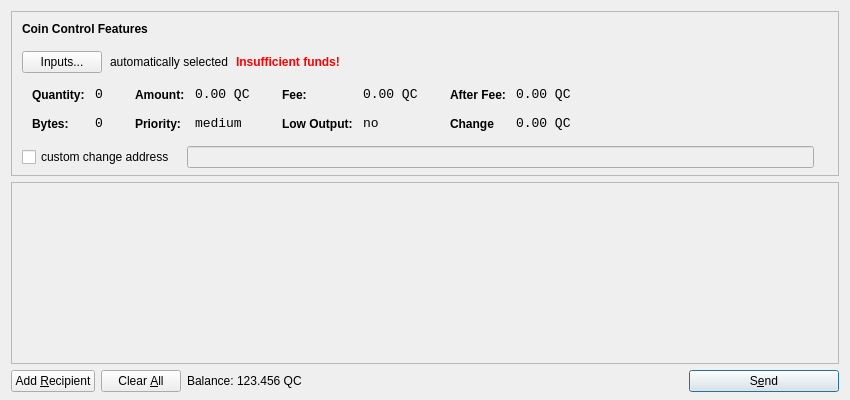
<?xml version="1.0" encoding="UTF-8"?>
<ui version="4.0">
 <class>SendCoinsDialog</class>
 <widget class="QDialog" name="SendCoinsDialog">
  <property name="geometry">
   <rect>
    <x>0</x>
    <y>0</y>
    <width>850</width>
    <height>400</height>
   </rect>
  </property>
  <property name="windowTitle">
   <string>Send Coins</string>
  </property>
  <layout class="QVBoxLayout" name="verticalLayout" stretch="0,1,0">
   <property name="bottomMargin">
    <number>8</number>
   </property>
   <item>
    <widget class="QFrame" name="frameCoinControl">
     <property name="sizePolicy">
      <sizepolicy hsizetype="Expanding" vsizetype="Expanding">
       <horstretch>0</horstretch>
       <verstretch>0</verstretch>
      </sizepolicy>
     </property>
     <property name="maximumSize">
      <size>
       <width>16777215</width>
       <height>16777215</height>
      </size>
     </property>
     <property name="frameShape">
      <enum>QFrame::StyledPanel</enum>
     </property>
     <property name="frameShadow">
      <enum>QFrame::Sunken</enum>
     </property>
     <layout class="QVBoxLayout" name="verticalLayoutCoinControl2">
      <property name="spacing">
       <number>-1</number>
      </property>
      <property name="leftMargin">
       <number>0</number>
      </property>
      <property name="topMargin">
       <number>0</number>
      </property>
      <property name="rightMargin">
       <number>0</number>
      </property>
      <property name="bottomMargin">
       <number>6</number>
      </property>
      <item>
       <layout class="QVBoxLayout" name="verticalLayoutCoinControl" stretch="0,0,0,0,1">
        <property name="spacing">
         <number>0</number>
        </property>
        <property name="leftMargin">
         <number>10</number>
        </property>
        <property name="topMargin">
         <number>10</number>
        </property>
        <item>
         <layout class="QHBoxLayout" name="horizontalLayoutCoinControl1">
          <property name="bottomMargin">
           <number>15</number>
          </property>
          <item>
           <widget class="QLabel" name="labelCoinControlFeatures">
            <property name="sizePolicy">
             <sizepolicy hsizetype="Preferred" vsizetype="Maximum">
              <horstretch>0</horstretch>
              <verstretch>0</verstretch>
             </sizepolicy>
            </property>
            <property name="font">
             <font>
              <weight>75</weight>
              <bold>true</bold>
             </font>
            </property>
            <property name="styleSheet">
             <string notr="true">font-weight:bold;</string>
            </property>
            <property name="text">
             <string>Coin Control Features</string>
            </property>
           </widget>
          </item>
         </layout>
        </item>
        <item>
         <layout class="QHBoxLayout" name="horizontalLayoutCoinControl2" stretch="0,0,0,0">
          <property name="spacing">
           <number>8</number>
          </property>
          <property name="bottomMargin">
           <number>10</number>
          </property>
          <item>
           <widget class="QPushButton" name="pushButtonCoinControl">
            <property name="styleSheet">
             <string notr="true"/>
            </property>
            <property name="text">
             <string>Inputs...</string>
            </property>
           </widget>
          </item>
          <item>
           <widget class="QLabel" name="labelCoinControlAutomaticallySelected">
            <property name="text">
             <string>automatically selected</string>
            </property>
            <property name="margin">
             <number>5</number>
            </property>
           </widget>
          </item>
          <item>
           <widget class="QLabel" name="labelCoinControlInsuffFunds">
            <property name="font">
             <font>
              <weight>75</weight>
              <bold>true</bold>
             </font>
            </property>
            <property name="styleSheet">
             <string notr="true">color:red;font-weight:bold;</string>
            </property>
            <property name="text">
             <string>Insufficient funds!</string>
            </property>
            <property name="margin">
             <number>5</number>
            </property>
           </widget>
          </item>
          <item>
           <spacer name="horizontalSpacerCoinControl">
            <property name="orientation">
             <enum>Qt::Horizontal</enum>
            </property>
            <property name="sizeHint" stdset="0">
             <size>
              <width>40</width>
              <height>1</height>
             </size>
            </property>
           </spacer>
          </item>
         </layout>
        </item>
        <item>
         <widget class="QWidget" name="widgetCoinControl" native="true">
          <property name="sizePolicy">
           <sizepolicy hsizetype="Preferred" vsizetype="Preferred">
            <horstretch>0</horstretch>
            <verstretch>0</verstretch>
           </sizepolicy>
          </property>
          <property name="minimumSize">
           <size>
            <width>0</width>
            <height>0</height>
           </size>
          </property>
          <property name="styleSheet">
           <string notr="true"/>
          </property>
          <layout class="QHBoxLayout" name="horizontalLayoutCoinControl5">
           <property name="margin">
            <number>0</number>
           </property>
           <item>
            <layout class="QHBoxLayout" name="horizontalLayoutCoinControl3" stretch="0,0,0,1">
             <property name="spacing">
              <number>20</number>
             </property>
             <property name="topMargin">
              <number>0</number>
             </property>
             <property name="bottomMargin">
              <number>10</number>
             </property>
             <item>
              <layout class="QFormLayout" name="formLayoutCoinControl1">
               <property name="horizontalSpacing">
                <number>10</number>
               </property>
               <property name="verticalSpacing">
                <number>14</number>
               </property>
               <property name="leftMargin">
                <number>10</number>
               </property>
               <property name="topMargin">
                <number>4</number>
               </property>
               <property name="rightMargin">
                <number>6</number>
               </property>
               <item row="0" column="0">
                <widget class="QLabel" name="labelCoinControlQuantityText">
                 <property name="styleSheet">
                  <string notr="true">font-weight:bold;</string>
                 </property>
                 <property name="text">
                  <string>Quantity:</string>
                 </property>
                 <property name="margin">
                  <number>0</number>
                 </property>
                </widget>
               </item>
               <item row="0" column="1">
                <widget class="QLabel" name="labelCoinControlQuantity">
                 <property name="font">
                  <font>
                   <family>Monospace</family>
                   <pointsize>10</pointsize>
                  </font>
                 </property>
                 <property name="cursor">
                  <cursorShape>IBeamCursor</cursorShape>
                 </property>
                 <property name="contextMenuPolicy">
                  <enum>Qt::ActionsContextMenu</enum>
                 </property>
                 <property name="text">
                  <string>0</string>
                 </property>
                 <property name="margin">
                  <number>0</number>
                 </property>
                 <property name="textInteractionFlags">
                  <set>Qt::LinksAccessibleByMouse|Qt::TextSelectableByKeyboard|Qt::TextSelectableByMouse</set>
                 </property>
                </widget>
               </item>
               <item row="1" column="0">
                <widget class="QLabel" name="labelCoinControlBytesText">
                 <property name="styleSheet">
                  <string notr="true">font-weight:bold;</string>
                 </property>
                 <property name="text">
                  <string>Bytes:</string>
                 </property>
                </widget>
               </item>
               <item row="1" column="1">
                <widget class="QLabel" name="labelCoinControlBytes">
                 <property name="font">
                  <font>
                   <family>Monospace</family>
                   <pointsize>10</pointsize>
                  </font>
                 </property>
                 <property name="cursor">
                  <cursorShape>IBeamCursor</cursorShape>
                 </property>
                 <property name="contextMenuPolicy">
                  <enum>Qt::ActionsContextMenu</enum>
                 </property>
                 <property name="text">
                  <string>0</string>
                 </property>
                 <property name="textInteractionFlags">
                  <set>Qt::LinksAccessibleByMouse|Qt::TextSelectableByKeyboard|Qt::TextSelectableByMouse</set>
                 </property>
                </widget>
               </item>
              </layout>
             </item>
             <item>
              <layout class="QFormLayout" name="formLayoutCoinControl2">
               <property name="horizontalSpacing">
                <number>10</number>
               </property>
               <property name="verticalSpacing">
                <number>14</number>
               </property>
               <property name="leftMargin">
                <number>6</number>
               </property>
               <property name="topMargin">
                <number>4</number>
               </property>
               <property name="rightMargin">
                <number>6</number>
               </property>
               <item row="0" column="0">
                <widget class="QLabel" name="labelCoinControlAmountText">
                 <property name="styleSheet">
                  <string notr="true">font-weight:bold;</string>
                 </property>
                 <property name="text">
                  <string>Amount:</string>
                 </property>
                 <property name="margin">
                  <number>0</number>
                 </property>
                </widget>
               </item>
               <item row="0" column="1">
                <widget class="QLabel" name="labelCoinControlAmount">
                 <property name="font">
                  <font>
                   <family>Monospace</family>
                   <pointsize>10</pointsize>
                  </font>
                 </property>
                 <property name="cursor">
                  <cursorShape>IBeamCursor</cursorShape>
                 </property>
                 <property name="contextMenuPolicy">
                  <enum>Qt::ActionsContextMenu</enum>
                 </property>
                 <property name="text">
                  <string>0.00 QC</string>
                 </property>
                 <property name="textInteractionFlags">
                  <set>Qt::LinksAccessibleByMouse|Qt::TextSelectableByKeyboard|Qt::TextSelectableByMouse</set>
                 </property>
                </widget>
               </item>
               <item row="1" column="0">
                <widget class="QLabel" name="labelCoinControlPriorityText">
                 <property name="styleSheet">
                  <string notr="true">font-weight:bold;</string>
                 </property>
                 <property name="text">
                  <string>Priority:</string>
                 </property>
                </widget>
               </item>
               <item row="1" column="1">
                <widget class="QLabel" name="labelCoinControlPriority">
                 <property name="font">
                  <font>
                   <family>Monospace</family>
                   <pointsize>10</pointsize>
                  </font>
                 </property>
                 <property name="cursor">
                  <cursorShape>IBeamCursor</cursorShape>
                 </property>
                 <property name="contextMenuPolicy">
                  <enum>Qt::ActionsContextMenu</enum>
                 </property>
                 <property name="text">
                  <string>medium</string>
                 </property>
                 <property name="textInteractionFlags">
                  <set>Qt::LinksAccessibleByMouse|Qt::TextSelectableByKeyboard|Qt::TextSelectableByMouse</set>
                 </property>
                </widget>
               </item>
              </layout>
             </item>
             <item>
              <layout class="QFormLayout" name="formLayoutCoinControl3">
               <property name="horizontalSpacing">
                <number>10</number>
               </property>
               <property name="verticalSpacing">
                <number>14</number>
               </property>
               <property name="leftMargin">
                <number>6</number>
               </property>
               <property name="topMargin">
                <number>4</number>
               </property>
               <property name="rightMargin">
                <number>6</number>
               </property>
               <item row="0" column="0">
                <widget class="QLabel" name="labelCoinControlFeeText">
                 <property name="styleSheet">
                  <string notr="true">font-weight:bold;</string>
                 </property>
                 <property name="text">
                  <string>Fee:</string>
                 </property>
                 <property name="margin">
                  <number>0</number>
                 </property>
                </widget>
               </item>
               <item row="0" column="1">
                <widget class="QLabel" name="labelCoinControlFee">
                 <property name="font">
                  <font>
                   <family>Monospace</family>
                   <pointsize>10</pointsize>
                  </font>
                 </property>
                 <property name="cursor">
                  <cursorShape>IBeamCursor</cursorShape>
                 </property>
                 <property name="contextMenuPolicy">
                  <enum>Qt::ActionsContextMenu</enum>
                 </property>
                 <property name="text">
                  <string>0.00 QC</string>
                 </property>
                 <property name="textInteractionFlags">
                  <set>Qt::LinksAccessibleByMouse|Qt::TextSelectableByKeyboard|Qt::TextSelectableByMouse</set>
                 </property>
                </widget>
               </item>
               <item row="1" column="0">
                <widget class="QLabel" name="labelCoinControlLowOutputText">
                 <property name="styleSheet">
                  <string notr="true">font-weight:bold;</string>
                 </property>
                 <property name="text">
                  <string>Low Output:</string>
                 </property>
                </widget>
               </item>
               <item row="1" column="1">
                <widget class="QLabel" name="labelCoinControlLowOutput">
                 <property name="font">
                  <font>
                   <family>Monospace</family>
                   <pointsize>10</pointsize>
                  </font>
                 </property>
                 <property name="cursor">
                  <cursorShape>IBeamCursor</cursorShape>
                 </property>
                 <property name="contextMenuPolicy">
                  <enum>Qt::ActionsContextMenu</enum>
                 </property>
                 <property name="text">
                  <string>no</string>
                 </property>
                 <property name="textInteractionFlags">
                  <set>Qt::LinksAccessibleByMouse|Qt::TextSelectableByKeyboard|Qt::TextSelectableByMouse</set>
                 </property>
                </widget>
               </item>
              </layout>
             </item>
             <item>
              <layout class="QFormLayout" name="formLayoutCoinControl4">
               <property name="horizontalSpacing">
                <number>10</number>
               </property>
               <property name="verticalSpacing">
                <number>14</number>
               </property>
               <property name="leftMargin">
                <number>6</number>
               </property>
               <property name="topMargin">
                <number>4</number>
               </property>
               <property name="rightMargin">
                <number>6</number>
               </property>
               <item row="0" column="0">
                <widget class="QLabel" name="labelCoinControlAfterFeeText">
                 <property name="styleSheet">
                  <string notr="true">font-weight:bold;</string>
                 </property>
                 <property name="text">
                  <string>After Fee:</string>
                 </property>
                 <property name="margin">
                  <number>0</number>
                 </property>
                </widget>
               </item>
               <item row="0" column="1">
                <widget class="QLabel" name="labelCoinControlAfterFee">
                 <property name="font">
                  <font>
                   <family>Monospace</family>
                   <pointsize>10</pointsize>
                  </font>
                 </property>
                 <property name="cursor">
                  <cursorShape>IBeamCursor</cursorShape>
                 </property>
                 <property name="contextMenuPolicy">
                  <enum>Qt::ActionsContextMenu</enum>
                 </property>
                 <property name="text">
                  <string>0.00 QC</string>
                 </property>
                 <property name="textInteractionFlags">
                  <set>Qt::LinksAccessibleByMouse|Qt::TextSelectableByKeyboard|Qt::TextSelectableByMouse</set>
                 </property>
                </widget>
               </item>
               <item row="1" column="0">
                <widget class="QLabel" name="labelCoinControlChangeText">
                 <property name="styleSheet">
                  <string notr="true">font-weight:bold;</string>
                 </property>
                 <property name="text">
                  <string>Change</string>
                 </property>
                </widget>
               </item>
               <item row="1" column="1">
                <widget class="QLabel" name="labelCoinControlChange">
                 <property name="font">
                  <font>
                   <family>Monospace</family>
                   <pointsize>10</pointsize>
                  </font>
                 </property>
                 <property name="cursor">
                  <cursorShape>IBeamCursor</cursorShape>
                 </property>
                 <property name="contextMenuPolicy">
                  <enum>Qt::ActionsContextMenu</enum>
                 </property>
                 <property name="text">
                  <string>0.00 QC</string>
                 </property>
                 <property name="textInteractionFlags">
                  <set>Qt::LinksAccessibleByMouse|Qt::TextSelectableByKeyboard|Qt::TextSelectableByMouse</set>
                 </property>
                </widget>
               </item>
              </layout>
             </item>
            </layout>
           </item>
          </layout>
         </widget>
        </item>
        <item>
         <layout class="QHBoxLayout" name="horizontalLayoutCoinControl4" stretch="0,0,0">
          <property name="spacing">
           <number>12</number>
          </property>
          <property name="sizeConstraint">
           <enum>QLayout::SetDefaultConstraint</enum>
          </property>
          <property name="topMargin">
           <number>5</number>
          </property>
          <property name="rightMargin">
           <number>5</number>
          </property>
          <item>
           <widget class="QCheckBox" name="checkBoxCoinControlChange">
            <property name="text">
             <string>custom change address</string>
            </property>
           </widget>
          </item>
          <item>
           <widget class="QLineEdit" name="lineEditCoinControlChange">
            <property name="enabled">
             <bool>false</bool>
            </property>
            <property name="sizePolicy">
             <sizepolicy hsizetype="Expanding" vsizetype="Fixed">
              <horstretch>0</horstretch>
              <verstretch>0</verstretch>
             </sizepolicy>
            </property>
           </widget>
          </item>
          <item>
           <widget class="QLabel" name="labelCoinControlChangeLabel">
            <property name="sizePolicy">
             <sizepolicy hsizetype="Preferred" vsizetype="Expanding">
              <horstretch>0</horstretch>
              <verstretch>0</verstretch>
             </sizepolicy>
            </property>
            <property name="minimumSize">
             <size>
              <width>0</width>
              <height>0</height>
             </size>
            </property>
            <property name="text">
             <string/>
            </property>
            <property name="margin">
             <number>3</number>
            </property>
           </widget>
          </item>
         </layout>
        </item>
        <item>
         <spacer name="verticalSpacerCoinControl">
          <property name="orientation">
           <enum>Qt::Vertical</enum>
          </property>
          <property name="sizeHint" stdset="0">
           <size>
            <width>800</width>
            <height>1</height>
           </size>
          </property>
         </spacer>
        </item>
       </layout>
      </item>
     </layout>
    </widget>
   </item>
   <item>
    <widget class="QScrollArea" name="scrollArea">
     <property name="widgetResizable">
      <bool>true</bool>
     </property>
     <widget class="QWidget" name="scrollAreaWidgetContents">
      <property name="geometry">
       <rect>
        <x>0</x>
        <y>0</y>
        <width>830</width>
        <height>165</height>
       </rect>
      </property>
      <layout class="QVBoxLayout" name="verticalLayout_2">
       <property name="margin">
        <number>0</number>
       </property>
       <item>
        <layout class="QVBoxLayout" name="entries">
         <property name="spacing">
          <number>6</number>
         </property>
        </layout>
       </item>
       <item>
        <spacer name="verticalSpacer">
         <property name="orientation">
          <enum>Qt::Vertical</enum>
         </property>
         <property name="sizeHint" stdset="0">
          <size>
           <width>20</width>
           <height>40</height>
          </size>
         </property>
        </spacer>
       </item>
      </layout>
     </widget>
    </widget>
   </item>
   <item>
    <layout class="QHBoxLayout" name="horizontalLayout">
     <item>
      <widget class="QPushButton" name="addButton">
       <property name="toolTip">
        <string>Send to multiple recipients at once</string>
       </property>
       <property name="text">
        <string>Add &amp;Recipient</string>
       </property>
       <property name="icon">
        <iconset resource="../bitcoin.qrc">
         <normaloff>:/icons/add</normaloff>:/icons/add</iconset>
       </property>
       <property name="autoDefault">
        <bool>false</bool>
       </property>
      </widget>
     </item>
     <item>
      <widget class="QPushButton" name="clearButton">
       <property name="sizePolicy">
        <sizepolicy hsizetype="Minimum" vsizetype="Fixed">
         <horstretch>0</horstretch>
         <verstretch>0</verstretch>
        </sizepolicy>
       </property>
       <property name="toolTip">
        <string>Remove all transaction fields</string>
       </property>
       <property name="text">
        <string>Clear &amp;All</string>
       </property>
       <property name="icon">
        <iconset resource="../bitcoin.qrc">
         <normaloff>:/icons/remove</normaloff>:/icons/remove</iconset>
       </property>
       <property name="autoRepeatDelay">
        <number>300</number>
       </property>
       <property name="autoDefault">
        <bool>false</bool>
       </property>
      </widget>
     </item>
     <item>
      <layout class="QHBoxLayout" name="horizontalLayout_2">
       <property name="spacing">
        <number>3</number>
       </property>
       <item>
        <widget class="QLabel" name="label">
         <property name="sizePolicy">
          <sizepolicy hsizetype="Preferred" vsizetype="Fixed">
           <horstretch>0</horstretch>
           <verstretch>0</verstretch>
          </sizepolicy>
         </property>
         <property name="text">
          <string>Balance:</string>
         </property>
        </widget>
       </item>
       <item>
        <widget class="QLabel" name="labelBalance">
         <property name="sizePolicy">
          <sizepolicy hsizetype="Preferred" vsizetype="Fixed">
           <horstretch>0</horstretch>
           <verstretch>0</verstretch>
          </sizepolicy>
         </property>
         <property name="cursor">
          <cursorShape>IBeamCursor</cursorShape>
         </property>
         <property name="text">
          <string>123.456 QC</string>
         </property>
         <property name="textInteractionFlags">
          <set>Qt::LinksAccessibleByMouse|Qt::TextSelectableByKeyboard|Qt::TextSelectableByMouse</set>
         </property>
        </widget>
       </item>
      </layout>
     </item>
     <item>
      <spacer name="horizontalSpacer">
       <property name="orientation">
        <enum>Qt::Horizontal</enum>
       </property>
       <property name="sizeHint" stdset="0">
        <size>
         <width>40</width>
         <height>20</height>
        </size>
       </property>
      </spacer>
     </item>
     <item>
      <widget class="QPushButton" name="sendButton">
       <property name="minimumSize">
        <size>
         <width>150</width>
         <height>0</height>
        </size>
       </property>
       <property name="toolTip">
        <string>Confirm the send action</string>
       </property>
       <property name="text">
        <string>S&amp;end</string>
       </property>
       <property name="icon">
        <iconset resource="../bitcoin.qrc">
         <normaloff>:/icons/send</normaloff>:/icons/send</iconset>
       </property>
       <property name="default">
        <bool>true</bool>
       </property>
      </widget>
     </item>
    </layout>
   </item>
  </layout>
 </widget>
 <resources>
  <include location="../bitcoin.qrc"/>
 </resources>
 <connections/>
</ui>
